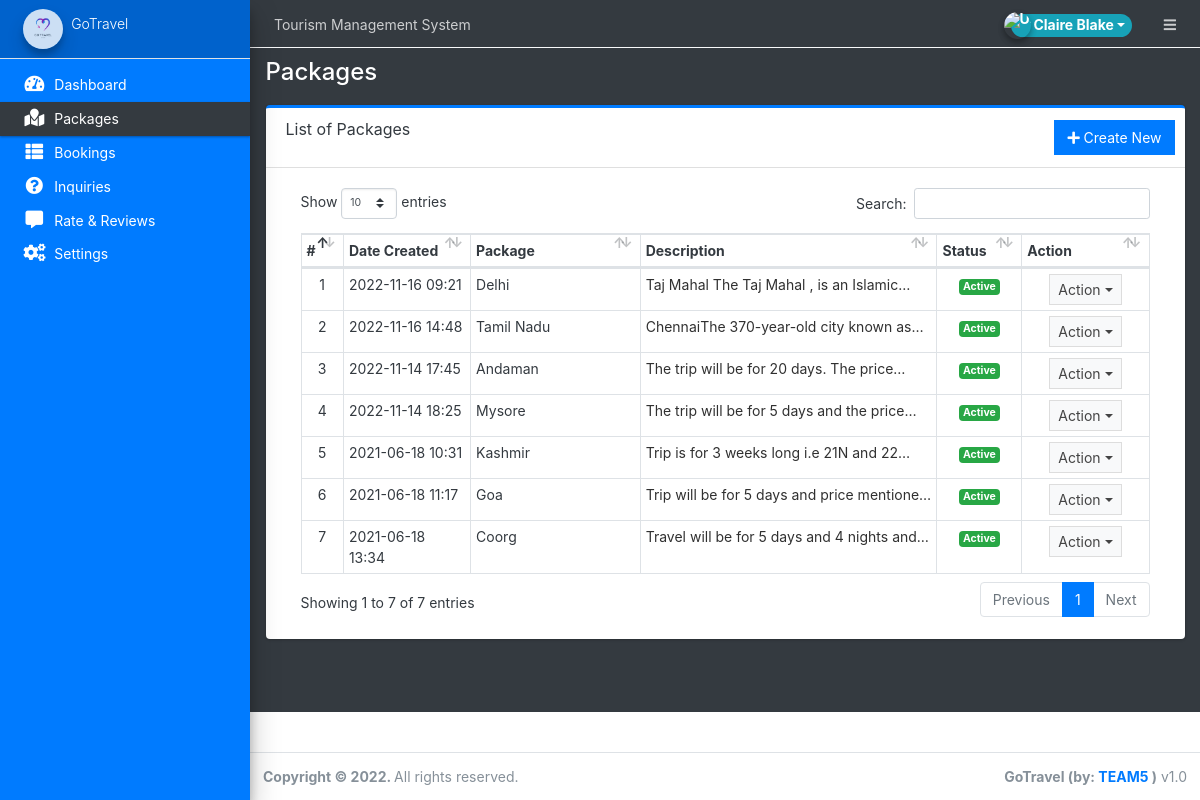
Screenshot of /admin/?page=packages (signed in) with the database file from the repository.
### tables this page shows
CREATE TABLE `packages` (
  `id` int(30) NOT NULL,
  `title` text DEFAULT NULL,
  `tour_location` text DEFAULT NULL,
  `cost` double NOT NULL,
  `description` text DEFAULT NULL,
  `upload_path` text DEFAULT NULL,
  `status` tinyint(4) NOT NULL DEFAULT 1 COMMENT '1 =active ,2 = Inactive',
  `date_created` datetime NOT NULL DEFAULT current_timestamp()
);

### admin/packages/index.php (the view, shortened to what this page needs)
<div class="card card-outline card-primary">
	<div class="card-header">
		<h3 class="card-title">List of Packages</h3>
		<div class="card-tools">
			<a href="?page=packages/manage" class="btn btn-flat btn-primary"><span class="fas fa-plus"></span>  Create New</a>
		</div>
	</div>
	<div class="card-body">
		<div class="container-fluid">
        <div class="container-fluid">
			<table class="table table-bordered table-stripped">
				<colgroup>
					<col width="5%">
					<col width="15%">
					<col width="20%">
					<col width="35%">
					<col width="10%">
					<col width="15%">
				</colgroup>
				<thead>
					<tr>
						<th>#</th>
						<th>Date Created</th>
						<th>Package</th>
						<th>Description</th>
						<th>Status</th>
						<th>Action</th>
					</tr>
				</thead>
				<tbody>
					<?php
					$i = 1;
						$qry = $conn->query("SELECT * from `packages` order by date(date_created) desc ");
						while($row = $qry->fetch_assoc()):
                            $row['description'] = strip_tags(stripslashes(html_entity_decode($row['description'])));
					?>
						<tr>
							<td class="text-center"><?php echo $i++; ?></td>
							<td><?php echo date("Y-m-d H:i",strtotime($row['date_created'])) ?></td>
							<td><?php echo $row['title'] ?></td>
							<td ><p class="truncate-1 m-0"><?php echo $row['description'] ?></p></td>
							<td class="text-center">
                                <?php if($row['status'] == 1): ?>
                                    <span class="badge badge-success">Active</span>
                                <?php else: ?>
                                    <span class="badge badge-danger">Inactive</span>
                                <?php endif; ?>
                            </td>
							<td align="center">
								 <button type="button" class="btn btn-flat btn-default btn-sm dropdown-toggle dropdown-icon" data-toggle="dropdown">
				                  		Action
				                  </button>
							</td>
						</tr>
					<?php endwhile; ?>
				</tbody>
			</table>
		</div>
		</div>
	</div>
</div>

### rows the page displays
packages: date_created "2022-11-16 09:21", title "Delhi", description "Taj Mahal The Taj Mahal , is an…", status "Active"
packages: date_created "2022-11-16 14:48", title "Tamil Nadu", description "ChennaiThe 370-year-old city known…", status "Active"
packages: date_created "2022-11-14 17:45", title "Andaman", description "The trip will be for 20 days. The…", status "Active"
packages: date_created "2022-11-14 18:25", title "Mysore", description "The trip will be for 5 days and the…", status "Active"
packages: date_created "2021-06-18 10:31", title "Kashmir", description "Trip is for 3 weeks long i.e 21N and…", status "Active"
packages: date_created "2021-06-18 11:17", title "Goa", description "Trip will be for 5 days and price…", status "Active"
packages: date_created "2021-06-18 13:34", title "Coorg", description "Travel will be for 5 days and 4 nights…", status "Active"

### other values shown
$_settings->info('name') "Tourism Management System"
$_settings->userdata('firstname').' '.$_settings->userdata('lastname') "Claire Blake"
$_settings->info('short_name') "GoTravel"
str_replace(array("/","_"), " ",$page) "Packages"
